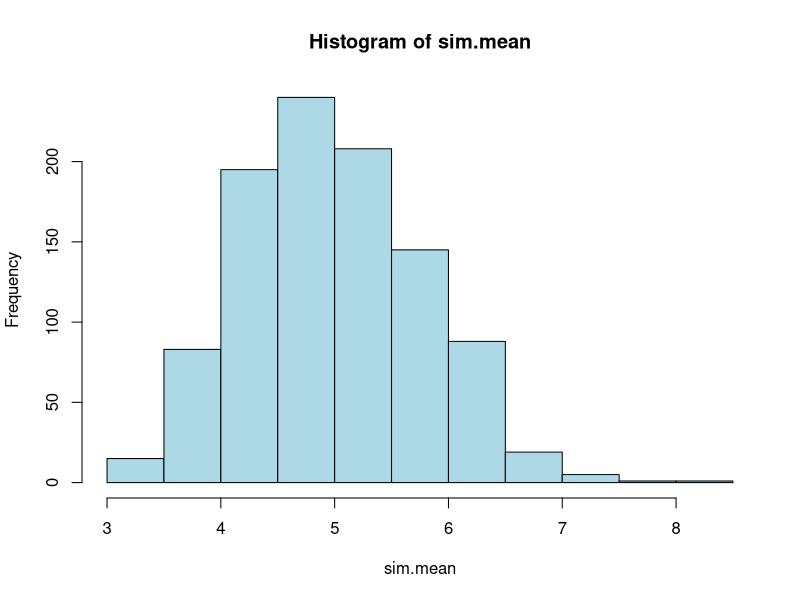
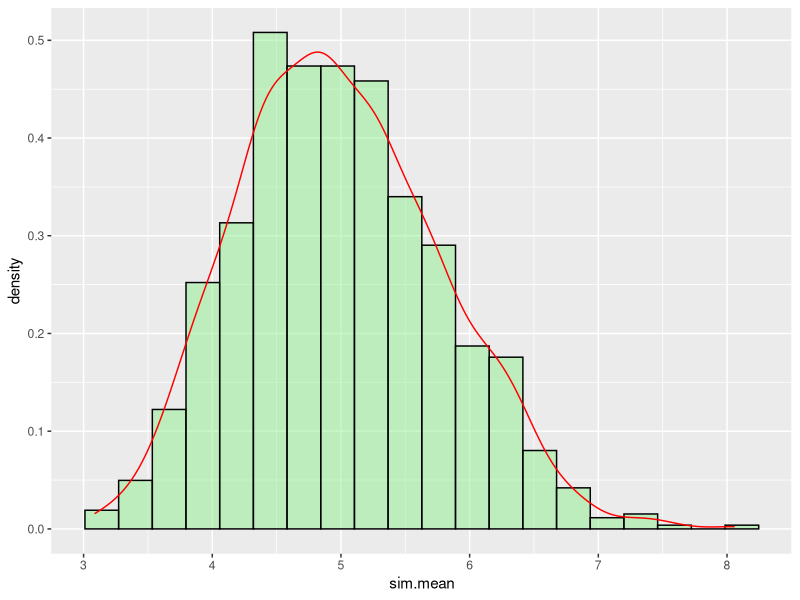
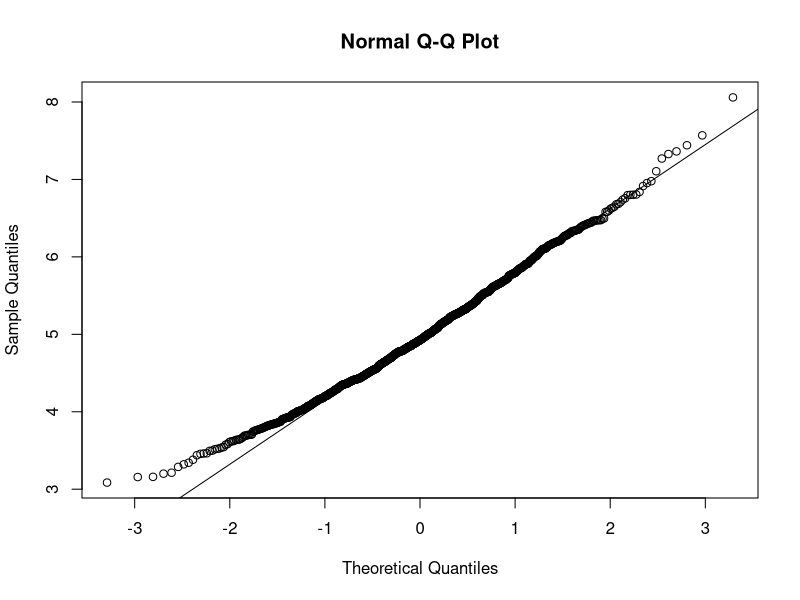

The R source for these figures, in order:
## ---- chunk 1
set.seed(1)
library(ggplot2)

sim.n<-1000
lambda<-0.2
n<-40
sim.matrix<-matrix(rexp(sim.n*n,rate = lambda),sim.n,40)

sim.mean<-apply(sim.matrix,1,mean)

hist(sim.mean,col="lightblue")

sample.mn<-mean(sim.mean)
sample.sd<-sd(sim.mean)

theory.mn<-1/lambda
theory.sd<-1/lambda

sample.mn;theory.mn
## ---- chunk 2
sample.var<-var(sim.mean)
theory.var<-(1/lambda)^2/n

sample.var;theory.var
## ---- chunk 3
sim.mean<-as.data.frame(sim.mean)
sim.mean.n<-as.numeric(unlist(sim.mean))

ggplot(sim.mean,aes(x=sim.mean))+
    geom_histogram(aes(y=..density..),fill="lightgreen",col="black",alpha=0.5,position = "dodge",bins = 20)+
    geom_density(aes(y=..density..),col='red',alpha=0.5)

## ---- chunk 4
qqnorm(sim.mean$sim.mean);qqline(sim.mean$sim.mean)
